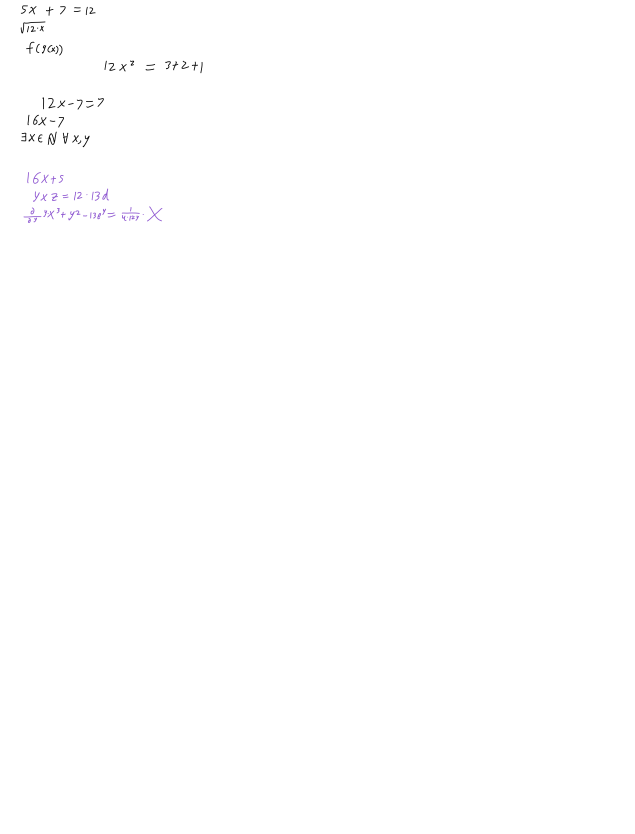
#> input picture Test_Data.png, 1904 x 2500 px (shown at 1/3 size)
$ python -i preprocessing.py   (imports and definitions only)
#> lines starting #> are read from the running program, lines starting #| are printed output that depends on the picture; after the words box and inside, x2 and y2 are one past the last pixel; in counts of white or black regions, pixels touching at a corner belong together
import skimage
from skimage import io
import numpy as np
import matplotlib.pyplot as plt
from enum import Enum
from skimage.measure import label, regionprops
from collections import namedtuple
import cv2

#Determines how to binarize data
#Assumes images is between [0,1] and grayscale
THRESHOLD = 0.95
TOLERANCE = 0.05
SIZE = (28,28)
Y_OVERLAP = 0.6
MODE = 'TEST'

class Group(Enum):
    FRAC = 1
    SQRT = 2
    COMB = 3

#Potential problem: need to detect if image is [0,1] or [0,255]
def binarize(Im):
    grayIm = skimage.color.rgb2gray(Im[:,:,0:3])
    if np.max(grayIm)>1:
        grayIm = grayIm/255
    return grayIm

#Detects information about dividers
def divider_info(Im):
    #detection method: sum each row. Rows that are mostly pixels are dividers
    density = (Im.shape[1]-np.sum(Im,axis=1))/Im.shape[1]
    #The maximum density is going to be a divider
    divider_density = np.max(density)
    #Detect which lines are close to the max density, within a tolerance
    compare = np.full((density.shape),divider_density)
    dividers = np.isclose(density,compare,rtol=TOLERANCE)
    #Get indices of dividers and use to find info
    divider_indices = np.argwhere(dividers)
    divider_indices = divider_indices[:,0]
    #Prevents dividers from being caught in lines
    for i in range(len(divider_indices)-1):
        if divider_indices[i+1]-divider_indices[i] != 1:
            divider_indices[i] += 1
    return divider_indices

#Segments horizontal lines and returns an array of lines
def segment_lines(Im):
    indices = divider_info(Im)
    segments = np.split(Im,indices)
    #filters out all lines that are too small
    lines = list(filter(lambda x: x.shape[0]>10,segments))
    return lines

def get_components(Im):
    labels = label(Im,background=1)
    regions = regionprops(labels)
    regions.sort(key=lambda x: x.centroid[1], reverse=False)
    return regions

#Returns array of all bounding boxes for line
def get_line_bounding_boxes(regions):
    #Get all the bounding boxes
    bounding_boxes = []
    skip_current=False
    for i in range(0,len(regions)):
        if skip_current:
            skip_current=False
            continue
        if i == len(regions)-1:
            bounding_boxes.append(regions[i].bbox)
        else:
            region_curr = regions[i]
            region_next = regions[i+1]
            #If two regions are overtop one another
            if overlap(region_curr.bbox,region_next.bbox)>Y_OVERLAP:
                bounding_boxes.append(combine_bounding_boxes(region_curr.bbox,region_next.bbox))
                skip_current=True
            else:
                bounding_boxes.append(region_curr.bbox)
    return bounding_boxes

# [5 lines left out: function get_boxes_list, not called in this run]


#Combine two small bounding boxes into a big one
def combine_bounding_boxes(A,B):
    minrow_1, mincol_1, maxrow_1, maxcol_1 = A
    minrow_2, mincol_2, maxrow_2, maxcol_2 = B
    return ((min(minrow_1, minrow_2),
             min(mincol_1, mincol_2),
             max(maxrow_1, maxrow_2),
             max(maxcol_1, maxcol_2)))

# [58 lines left out: functions create_groups, fill_groups, not called in this run]

#Determines the % of overlap between A & B, with reference to A
#That is, if 75% of A overlaps with B, the value will be 0.75.
def overlap(boxA,boxB,H=True):
    size = 0
    if H:
        diffOne = boxB[3]-boxA[1]
        diffTwo = boxA[3]-boxB[1]
        size = boxA[3]-boxA[1]
    else:
        diffOne = boxB[2]-boxA[0]
        diffTwo = boxA[2]-boxB[0]
        size = boxA[2]-boxA[0]
    return max(0,min(diffOne,diffTwo)/size)

# [24 lines left out: functions symmetric_overlap, classifyGroup, two_case, not called in this run]

#standardizes each image to a certain size and color scheme
def standardize(Im,size):
    Im = expand(Im,size)
    Im = Im.astype(np.uint8)*255
    Im = cv2.resize(Im,size,interpolation=cv2.INTER_CUBIC)
    return Im

#Add whitespace so all dimensions are at least size dimensions
def expand(Im,size):
    #row expand
    rowdiff = Im.shape[0]-size[0]
    if rowdiff<0:
        top = -rowdiff//2
        bottom = -rowdiff//2+rowdiff%2
        Im = np.pad(Im,pad_width=((top,bottom),(0,0)),mode='constant',constant_values=1)
    #column expand
    coldiff = Im.shape[1]-size[1]
    if coldiff<0:
        left = -coldiff//2
        right = -coldiff//2+coldiff%2
        Im = np.pad(Im,pad_width=((0,0),(left,right)),mode='constant',constant_values=1)
    return Im

# [13 lines left out: function get_supersubscript_labling, not called in this run]


def getIm(box,line):
    return standardize(line[box[0]:box[2],box[1]:box[3]],SIZE)


# [24 lines left out: function resolveGroups, not called in this run]

frame = namedtuple('frame','image label')

def preprocess(Image):
    if MODE == 'COMPLICATED':
        line_num = 0
        test = Image
        bin = binarize(test)>THRESHOLD
        lines = segment_lines(bin)
        #io.imshow(lines[line_num],cmap='gray'); io.show()
        components = get_components(lines[line_num])
        boxes = get_boxes_list(components)
        print(len(boxes))
        groups_indices = create_groups(boxes)
        groups_indices = groups_indices[:,0]
        print(len(groups_indices))
        groups = fill_groups(groups_indices,boxes)
        print(len(groups))
        frames = resolveGroups(groups,groups_indices,boxes,components,lines[line_num])
        return frames
    elif MODE == 'TEST':
        IM = Image
        bin = binarize(IM)>THRESHOLD
        lines = segment_lines(bin)
        #debugging step
        TEST_LINE = 0
        io.imsave('img_output/line_test.png',lines[TEST_LINE],check_contrast=False)
        frames = []
        for line_num in range(len(lines)):
            line = []
            components = get_components(lines[line_num])
            boxes = get_line_bounding_boxes(components)
            for box in boxes:
                Im = standardize(lines[line_num][box[0]:box[2],box[1]:box[3]],SIZE)
                line.append(Im)
            frames.append(line.copy())
            line.clear()
        #debugging step
        for i in range(len(frames[TEST_LINE])):
            io.imsave('img_output/frame' +str(i)+'.png',frames[TEST_LINE][i],check_contrast=False)
        return frames

>>> import cv2
>>> picture = cv2.cvtColor(cv2.imread('Test_Data.png'), cv2.COLOR_BGR2RGB)
>>> result = preprocess(picture)
#> in preprocess, `bin = binarize(IM)>THRESHOLD`:
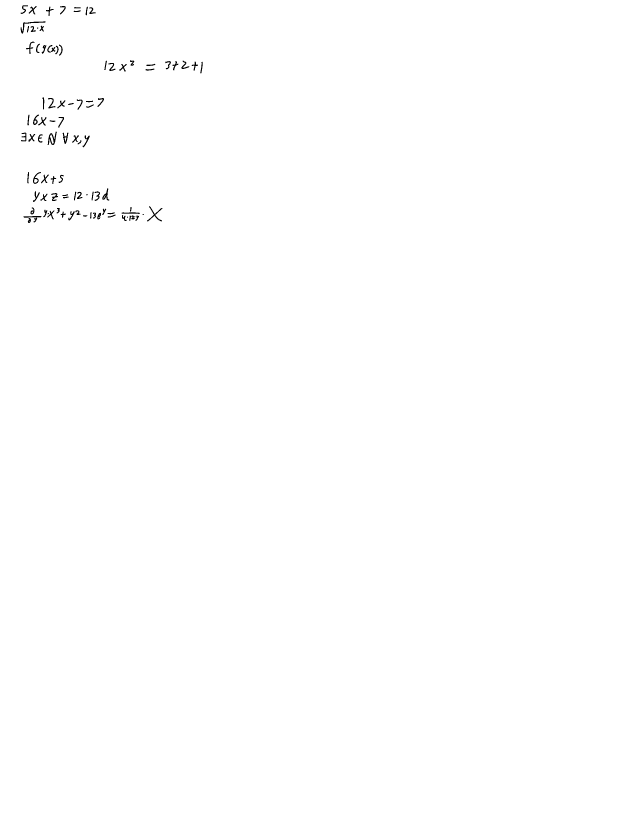
#> bin: shape (2500, 1904) bool (shown at 1/3 size); 99.7% white; 95 black regions (5 under 20 px), largest, box (x1, y1, x2, y2) and area: (143, 395, 171, 435) 428, (62, 64, 137, 101) 392, (441, 619, 487, 664) 384
#> in divider_info, `density = (Im.shape[1]-np.sum(Im,axis=1))/Im.shape[1]`: density = 2500 values, max 0.0783 at index 639, min 0 at index 0, mean 0.00265
#> in divider_info, `divider_density = np.max(density)`: divider_density = 0.0783
#> in divider_info, `compare = np.full((density.shape),divider_density)`: compare = 2500 values from 0.0783 to 0.0783
#> in divider_info, `divider_indices = np.argwhere(dividers)`: divider_indices = [639, 640, 649]
#> the loop in divider_info, `for i in range(len(divider_indices)-1):` made 2 passes
#> after the loop in divider_info, `for i in range(len(divider_indices)-1):`: divider_indices = [639, 641, 649]
#> in segment_lines, `segments = np.split(Im,indices)`: segments = 4 items
#> in segment_lines, `lines = list(filter(lambda x: x.shape[0]>10,segments))`: lines = 2 items
#> in preprocess, `io.imsave('img_output/line_test.png',lines[TEST_LINE],check_contrast=F..`:
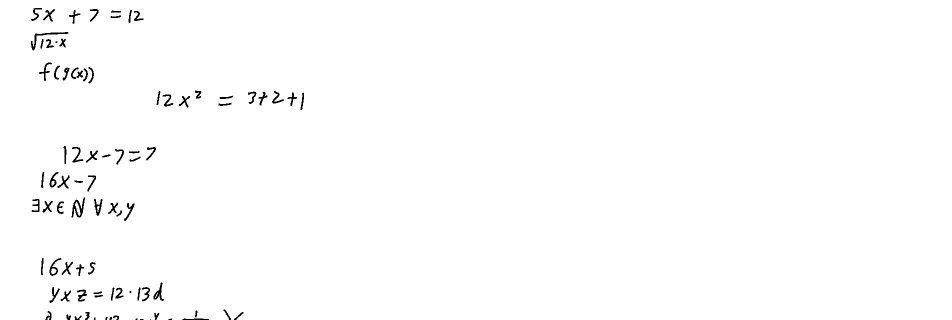
#> saved as line_test.png: shape (639, 1904) (shown at 1/2 size); 99.1% white; 85 black regions (8 under 20 px), largest, box (x1, y1, x2, y2) and area: (143, 395, 171, 435) 428, (62, 64, 137, 101) 392, (307, 565, 328, 602) 269
#> the loop in preprocess, `for line_num in range(len(lines)):` made 2 passes
#> pass 1, in get_components, `labels = label(Im,background=1)`:
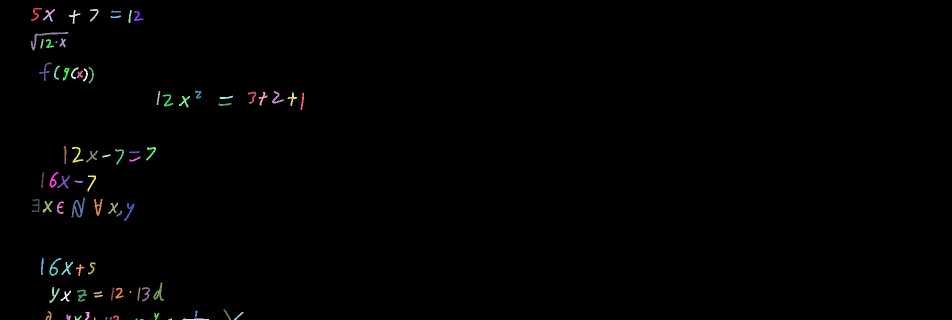
#> labels: shape (639, 1904) int32 (shown at 1/2 size); 86 distinct labels, from 0 to 85; one colour per label, 0 black
#> pass 1, in expand, `Im = np.pad(Im,pad_width=((0,0),(left,right)),mode='constant',constant..`:
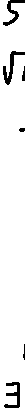
#> Im: shape (408, 28) bool; 94.4% white; 6 black regions, box (x1, y1, x2, y2) and area: (3, 51, 25, 85) 208, (4, 382, 20, 408) 188, (3, 0, 25, 26) 171, (22, 66, 25, 81) 31, (19, 128, 25, 132) 21, (23, 344, 25, 360) 20
#> pass 1, in standardize, `Im = cv2.resize(Im,size,interpolation=cv2.INTER_CUBIC)`:
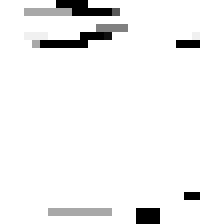
#> Im: shape (28, 28) (shown 8 times larger); min 0, max 255, mean 242.7
#> the loop in preprocess, `for i in range(len(frames[TEST_LINE])):` made 57 passes
#> pass 2, in preprocess, `io.imsave('img_output/frame' +str(i)+'.png',frames[TEST_LINE][i],check..`:
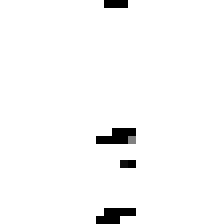
#> saved as frame1.png: shape (28, 28) (shown 8 times larger); min 0, max 255, mean 248.7

$ run again, on White_Data.png
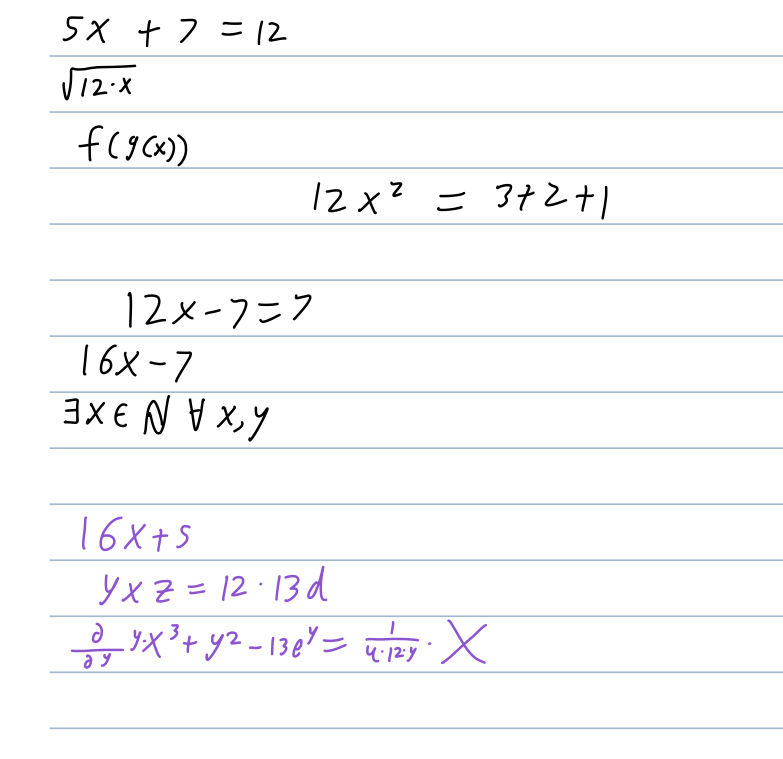
#> input picture White_Data.png, 783 x 759 px
#> in preprocess, `bin = binarize(IM)>THRESHOLD`:
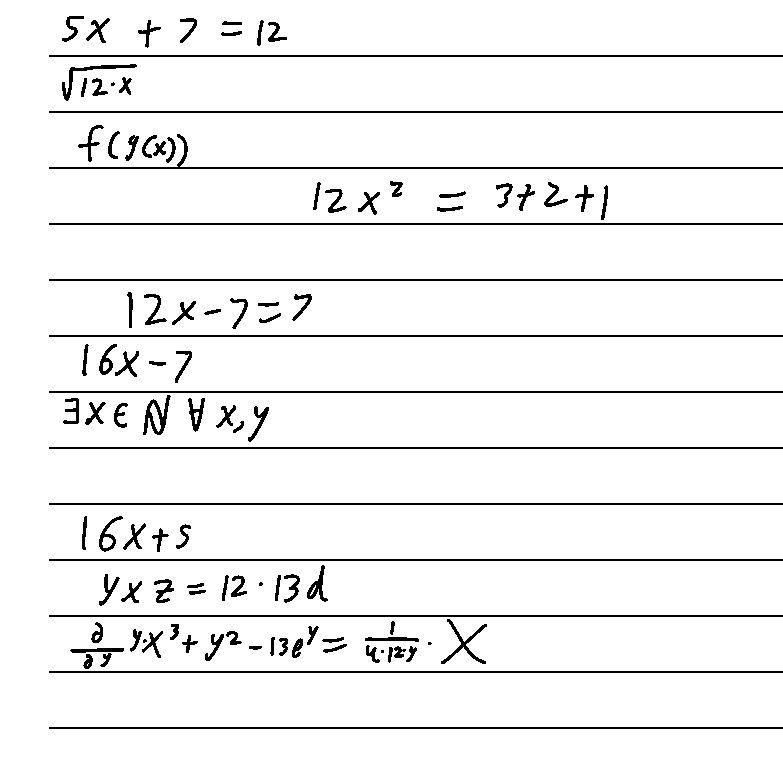
#> bin: shape (759, 783) bool; 94.7% white; black in thin lines or dots, all inside (x1, y1, x2, y2) = (49, 16, 783, 729)
#> density = 759 values, max 0.937 at index 55, min 0 at index 0, mean 0.0534
#> divider_density = 0.937
#> compare = 759 values from 0.937 to 0.937
#> divider_indices = 26 values from 55 to 728
#> the loop in divider_info, `for i in range(len(divider_indices)-1):` made 25 passes
#> segments = 27 items
#> in segment_lines, `lines = list(filter(lambda x: x.shape[0]>10,segments))`: lines = 14 items
#> the loop in preprocess, `for line_num in range(len(lines)):` made 14 passes
#> the loop in preprocess, `for i in range(len(frames[TEST_LINE])):` made 7 passes
#> pass 2, in preprocess, `io.imsave('img_output/frame' +str(i)+'.png',frames[TEST_LINE][i],check..`:
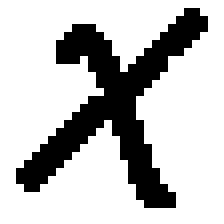
#> saved as frame1.png: shape (28, 28) (shown 8 times larger); 75.4% white; 1 black region, box (x1, y1, x2, y2) and area: (2, 1, 26, 26) 193

$ run again, on toby_1.png
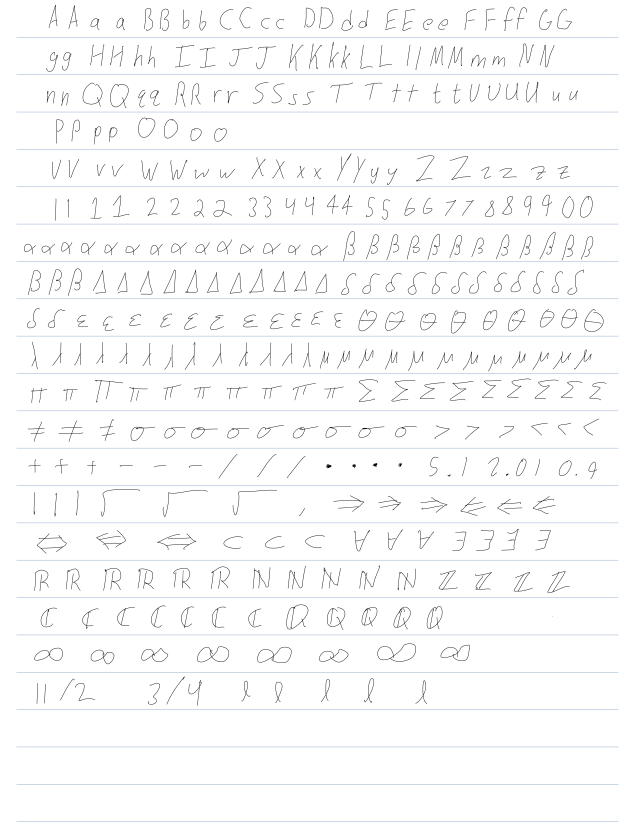
#> input picture toby_1.png, 1904 x 2500 px (shown at 1/3 size)
#> in preprocess, `bin = binarize(IM)>THRESHOLD`:
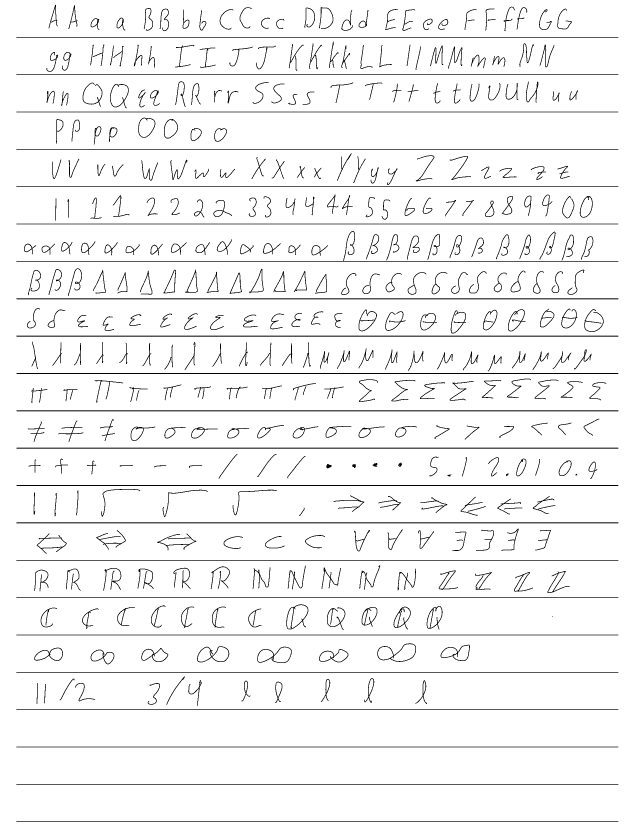
#> bin: shape (2500, 1904) bool (shown at 1/3 size); 95.7% white; black in thin lines or dots
#> density = 2500 values, max 0.949 at index 111, min 0 at index 0, mean 0.0431
#> divider_density = 0.949
#> compare = 2500 values from 0.949 to 0.949
#> divider_indices = 51 values from 111 to 2465
#> the loop in divider_info, `for i in range(len(divider_indices)-1):` made 50 passes
#> segments = 52 items
#> in segment_lines, `lines = list(filter(lambda x: x.shape[0]>10,segments))`: lines = 23 items
#> the loop in preprocess, `for line_num in range(len(lines)):` made 23 passes
#> the loop in preprocess, `for i in range(len(frames[TEST_LINE])):` made 26 passes
#> pass 2, in preprocess, `io.imsave('img_output/frame' +str(i)+'.png',frames[TEST_LINE][i],check..`:
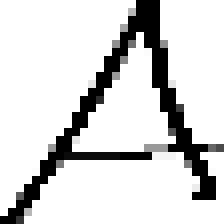
#> saved as frame1.png: shape (28, 28) (shown 8 times larger); min 0, max 255, mean 213
